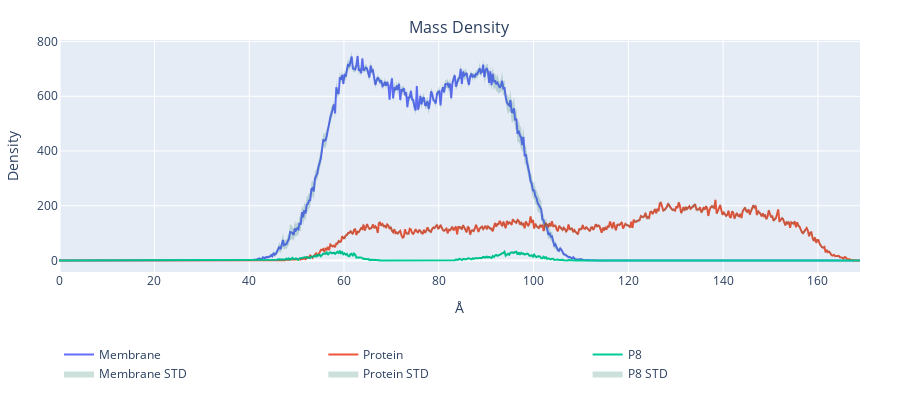

Notebook code cell kept with this figure:
### Code cell
view = nv.show_file(input_top_path)
den = pd.read_csv(f'out/density.dat', sep='\s+')
plot_and_view(den,view,['Membrane','Protein','P8'])

### Figure 1 — Plotly figure (JSON) as saved in the notebook; plotly's stock layout.template omitted (floating-point values rounded to 4 significant figures; data arrays with more than 128 entries replaced by an {"elided": "..."} marker saying what was removed)
{"data": [{"mode": "lines", "name": "Membrane", "type": "scatter", "x": {"elided": "677 float values"}, "xaxis": "x", "y": {"elided": "677 float values"}, "yaxis": "y"}, {"mode": "lines", "name": "Protein", "type": "scatter", "x": {"elided": "677 float values"}, "xaxis": "x", "y": {"elided": "677 float values"}, "yaxis": "y"}, {"mode": "lines", "name": "P8", "type": "scatter", "x": {"elided": "677 float values"}, "xaxis": "x", "y": {"elided": "677 float values"}, "yaxis": "y"}, {"line": {"color": "rgba(0,0,0,0)"}, "mode": "lines", "showlegend": false, "type": "scatter", "x": {"elided": "677 float values"}, "xaxis": "x", "y": {"elided": "677 float values"}, "yaxis": "y"}, {"fill": "tonexty", "fillcolor": "rgba(0,100,80,0.2)", "line": {"color": "rgba(0,0,0,0)"}, "mode": "lines", "name": "Membrane STD", "type": "scatter", "x": {"elided": "677 float values"}, "xaxis": "x", "y": {"elided": "677 float values"}, "yaxis": "y"}, {"line": {"color": "rgba(0,0,0,0)"}, "mode": "lines", "showlegend": false, "type": "scatter", "x": {"elided": "677 float values"}, "xaxis": "x", "y": {"elided": "677 float values"}, "yaxis": "y"}, {"fill": "tonexty", "fillcolor": "rgba(0,100,80,0.2)", "line": {"color": "rgba(0,0,0,0)"}, "mode": "lines", "name": "Protein STD", "type": "scatter", "x": {"elided": "677 float values"}, "xaxis": "x", "y": {"elided": "677 float values"}, "yaxis": "y"}, {"line": {"color": "rgba(0,0,0,0)"}, "mode": "lines", "showlegend": false, "type": "scatter", "x": {"elided": "677 float values"}, "xaxis": "x", "y": {"elided": "677 float values"}, "yaxis": "y"}, {"fill": "tonexty", "fillcolor": "rgba(0,100,80,0.2)", "line": {"color": "rgba(0,0,0,0)"}, "mode": "lines", "name": "P8 STD", "type": "scatter", "x": {"elided": "677 float values"}, "xaxis": "x", "y": {"elided": "677 float values"}, "yaxis": "y"}], "layout": {"annotations": [{"font": {"size": 16}, "showarrow": false, "text": "Mass Density", "x": 0.5, "xanchor": "center", "xref": "paper", "y": 1, "yanchor": "bottom", "yref": "paper"}], "height": 400, "legend": {"entrywidth": 0.33, "entrywidthmode": "fraction", "orientation": "h", "traceorder": "normal", "xanchor": "auto", "y": -0.5, "yanchor": "bottom"}, "margin": {"b": 40, "l": 40, "r": 40, "t": 40}, "xaxis": {"anchor": "y", "domain": [0, 1], "title": {"text": "Å"}}, "yaxis": {"anchor": "x", "domain": [0, 1], "title": {"text": "Density"}}}}
